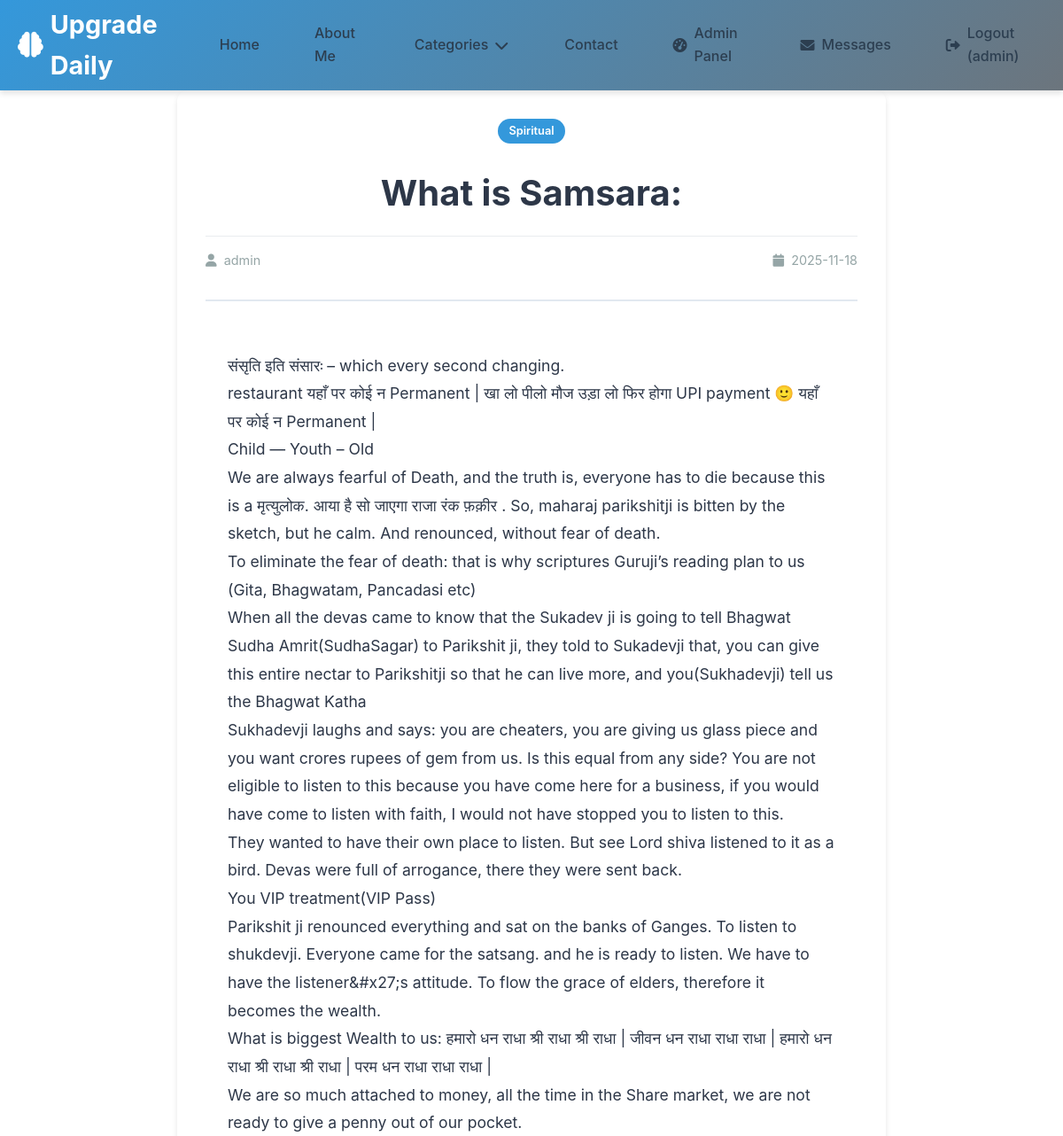
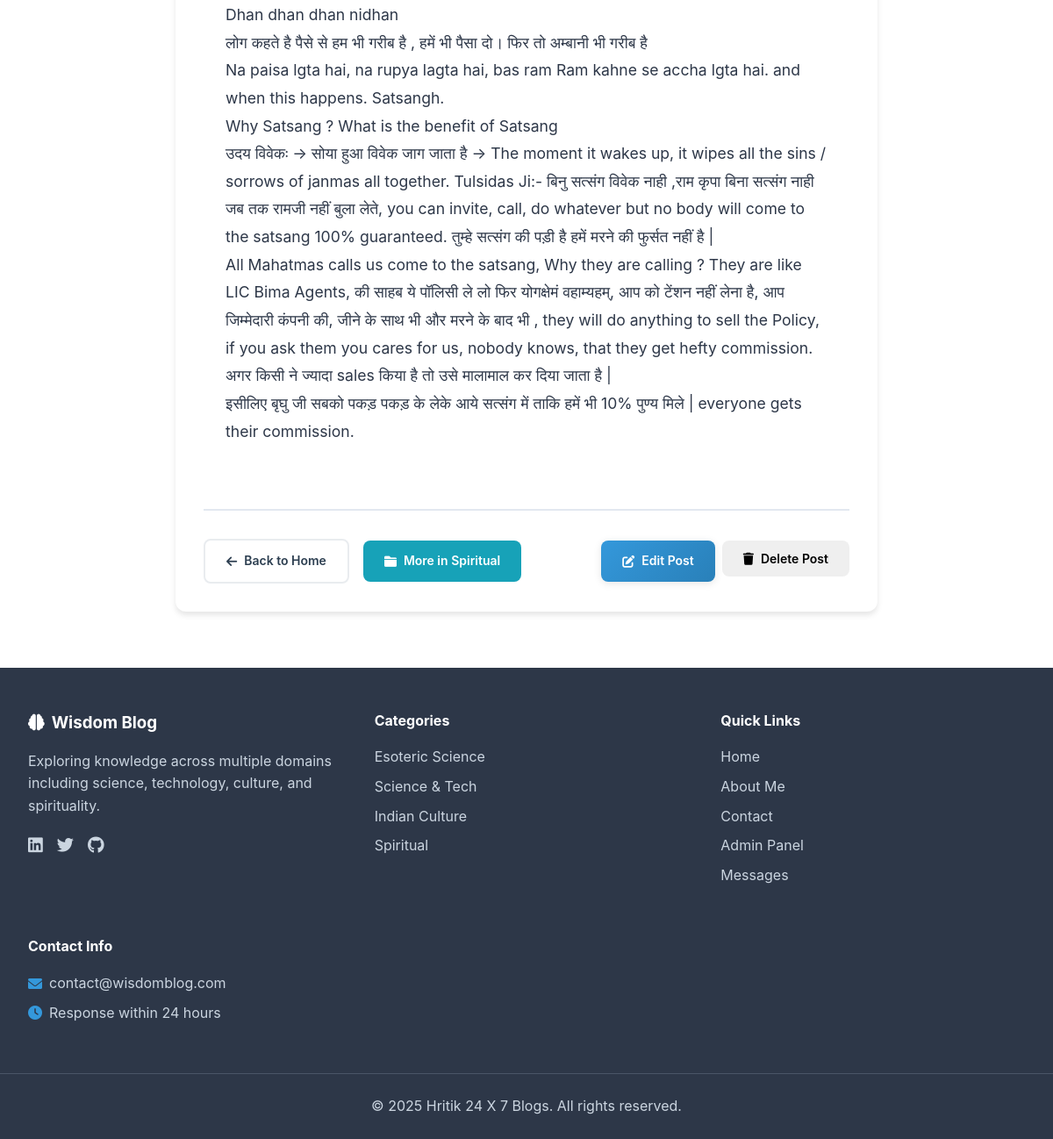
Screenshot of /post/8 (signed in) with the database file from the repository (2 pictures, top to bottom).
### tables this page shows
CREATE TABLE users
                 (id INTEGER PRIMARY KEY AUTOINCREMENT,
                  username TEXT UNIQUE NOT NULL,
                  email TEXT UNIQUE NOT NULL,
                  password TEXT NOT NULL,
                  is_admin BOOLEAN DEFAULT FALSE,
                  created_at TIMESTAMP DEFAULT CURRENT_TIMESTAMP);

CREATE TABLE posts
                 (id INTEGER PRIMARY KEY AUTOINCREMENT,
                  title TEXT NOT NULL,
                  content TEXT NOT NULL,
                  category TEXT NOT NULL,
                  image_path TEXT,
                  author_id INTEGER,
                  created_at TIMESTAMP DEFAULT CURRENT_TIMESTAMP,
                  FOREIGN KEY (author_id) REFERENCES users (id));

### app.py (the view)
    def decorated_function(*args, **kwargs):
        if 'user_id' not in session:
            flash('Please log in to access this page.', 'error')
            return redirect(url_for('login'))
        return f(*args, **kwargs)

### app.py (called while the page is built)
def get_db_connection():
    conn = sqlite3.connect('blog.db')
    conn.row_factory = sqlite3.Row
    return conn

def login_required(f):
    def decorated_function(*args, **kwargs):
        if 'user_id' not in session:
            flash('Please log in to access this page.', 'error')
            return redirect(url_for('login'))
        return f(*args, **kwargs)
    decorated_function.__name__ = f.__name__
    return decorated_function

def get_unread_message_count():
    conn = get_db_connection()
    count = conn.execute('SELECT COUNT(*) as count FROM messages WHERE is_read = 0').fetchone()['count']
    conn.close()
    return count

@app.context_processor
def inject_unread_count():
    if session.get('is_admin'):
        return {'unread_count': get_unread_message_count()}
    return {'unread_count': 0}

@app.context_processor
def utility_processor():
    return dict(
        get_image_url=get_image_url,
        format_date=format_date
    )

@app.route('/post/<int:post_id>')
@login_required
def view_post(post_id):
    conn = get_db_connection()
    post = conn.execute('''
        SELECT p.*, u.username
        FROM posts p
        JOIN users u ON p.author_id = u.id
        WHERE p.id = ?
    ''', (post_id,)).fetchone()
    conn.close()
    if not post:
        flash('Post not found!', 'error')
        return redirect(url_for('index'))
    return render_template('post.html', post=post)

### templates/post.html (shortened to what this page needs)
{% extends "base.html" %}
{% block content %}
<article class="post-full">
    <header class="post-header">
        <span class="post-category">{{ post['category'] }}</span>
        <h1>{{ post['title'] }}</h1>
        <div class="post-meta">
            <span><i class="fas fa-user"></i> {{ post['username'] }}</span>
            <span><i class="fas fa-calendar"></i> {{ post['created_at'][:10] }}</span>
        </div>
    </header>
    <div class="post-content">
        {{ post['content']|replace('\n', '<br>')|safe }}
    </div>
    <div class="post-actions">
        <a href="{{ url_for('index') }}" class="btn btn-secondary">
            <i class="fas fa-arrow-left"></i> Back to Home
        </a>
        <a href="{{ url_for('category_posts', category_name=post['category']) }}" class="btn btn-info">
            <i class="fas fa-folder"></i> More in {{ post['category'] }}
        </a>
        {% if session.is_admin %}
        <div class="admin-actions">
            <a href="{{ url_for('edit_post', post_id=post['id']) }}" class="btn btn-primary">
                <i class="fas fa-edit"></i> Edit Post
            </a>
            <form action="{{ url_for('delete_post', post_id=post['id']) }}" method="POST" class="delete-form">
                <button type="submit" class="btn btn-danger"
                        onclick="return confirm('Are you sure you want to delete this post? This action cannot be undone.')">
                    <i class="fas fa-trash"></i> Delete Post
                </button>
            </form>
        </div>
        {% endif %}
    </div>
</article>
{% endblock %}

### templates/base.html (shortened to what this page needs)
<!DOCTYPE html>
<html lang="en">
<head>
    <link rel="stylesheet" href="{{ url_for('static', filename='style.css') }}">
    <link href="https://cdnjs.cloudflare.com/ajax/libs/font-awesome/6.0.0/css/all.min.css" rel="stylesheet">
</head>
<body>
    <nav class="navbar">
        <div class="nav-container">
            <a href="{{ url_for('index') }}" class="nav-logo">
                <i class="fas fa-brain"></i> Upgrade Daily
            </a>
            <div class="nav-menu">
                <a href="{{ url_for('index') }}" class="nav-link">Home</a>
                <a href="{{ url_for('about') }}" class="nav-link">About Me</a>
                <div class="dropdown">
                    <a href="#" class="nav-link">Categories <i class="fas fa-chevron-down"></i></a>
                </div>
                <a href="{{ url_for('contact') }}" class="nav-link">Contact</a>
                {% if session.user_id %}
                    {% if session.is_admin %}
                        <a href="{{ url_for('admin_dashboard') }}" class="nav-link admin-btn">
                            <i class="fas fa-tachometer-alt"></i> Admin Panel
                        </a>
                        <a href="{{ url_for('view_messages') }}" class="nav-link messages-btn">
                            <i class="fas fa-envelope"></i> Messages
                        </a>
                    {% endif %}
                    <a href="{{ url_for('logout') }}" class="nav-link logout-btn">
                        <i class="fas fa-sign-out-alt"></i> Logout ({{ session.username }})
                    </a>
                {% endif %}
            </div>
        </div>
    </nav>
    <main class="main-content">
        {% block content %}{% endblock %}
    </main>
    <footer class="footer">
        <div class="footer-container">
            <div class="footer-section">
                <h3><i class="fas fa-brain"></i> Wisdom Blog</h3>
                <p>Exploring knowledge across multiple domains including science, technology, culture, and spirituality.</p>
                <div class="social-links">
                    <a href="https://www.linkedin.com/in/hrjain365/" target="_blank" title="LinkedIn">
                        <i class="fab fa-linkedin"></i>
                    </a>
                    <a href="#" target="_blank" title="Twitter">
                        <i class="fab fa-twitter"></i>
                    </a>
                    <a href="#" target="_blank" title="GitHub">
                        <i class="fab fa-github"></i>
                    </a>
                </div>
            </div>
            <div class="footer-section">
                <h4>Categories</h4>
                <a href="{{ url_for('category_posts', category_name='Esoteric Science') }}">Esoteric Science</a>
                <a href="{{ url_for('category_posts', category_name='Science and Tech') }}">Science & Tech</a>
                <a href="{{ url_for('category_posts', category_name='Indian Culture') }}">Indian Culture</a>
                <a href="{{ url_for('category_posts', category_name='Spiritual') }}">Spiritual</a>
            </div>
            <div class="footer-section">
                <h4>Quick Links</h4>
                <a href="{{ url_for('index') }}">Home</a>
                <a href="{{ url_for('about') }}">About Me</a>
                <a href="{{ url_for('contact') }}">Contact</a>
                {% if session.is_admin %}
                <a href="{{ url_for('admin_dashboard') }}">Admin Panel</a>
                <a href="{{ url_for('view_messages') }}">Messages</a>
                {% endif %}
            </div>
            <div class="footer-section">
                <h4>Contact Info</h4>
                <p><i class="fas fa-envelope"></i> contact@wisdomblog.com</p>
                <p><i class="fas fa-clock"></i> Response within 24 hours</p>
            </div>
        </div>
        <div class="footer-bottom">
            <p>&copy; 2025 Hritik 24 X 7 Blogs. All rights reserved.</p>
        </div>
    </footer>
</body>
</html>

### templates/post.html (style rules this page uses)
.admin-actions { display: flex; gap: 0.5rem; margin-left: auto; }
.delete-form { margin: 0; }
.post-actions { display: flex; gap: 1rem; flex-wrap: wrap; align-items: center; }

### rows the page displays
users: username "admin"
posts: category "Spiritual", title "What is Samsara:", created_at "2025-11-18", content "संसृति इति संसारः – which every second changing. restaurant यहाँ पर कोई न Permanent | खा लो पीलो मौज उड़ा लो फिर होगा UPI payment 🙂 यहाँ पर कोई न Permanent | Child — Youth – Old We are always fearful of Death, and the truth is, everyone has to die because this is a मृत्युलोक. आया है सो जाएगा राजा रंक फ़क़ीर . So, maharaj parikshitji is bitten by the sketch, but he calm. And renounced, without fear of death. To eliminate the fear of death: that is why scriptures Guruji’s reading plan to us (Gita, Bhagwatam, Pancadasi etc) When all the devas came to know that the Sukadev ji is going to tell Bhagwat Sudha Amrit(SudhaSagar) to Parikshit ji, they told to Sukadevji that, you can give this entire…"
